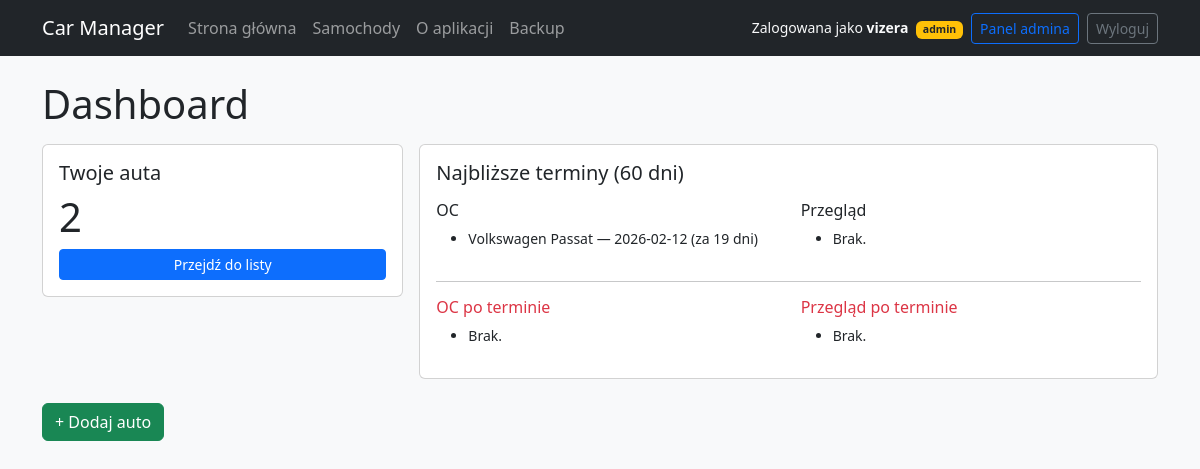
Screenshot of / (signed in) with the database file from the repository.
### car_manager/models.py (models this page shows, shortened)
class User(db.Model, UserMixin):
    id = db.Column(db.Integer, primary_key=True)
    username = db.Column(db.String(64), unique=True, nullable=False, index=True)
    email = db.Column(db.String(255), unique=True, index=True, nullable=True)
    password_hash = db.Column(db.String(255), nullable=False)
    is_admin = db.Column(db.Boolean, default=False, nullable=False)
    is_active = db.Column(db.Boolean, default=True, nullable=False)
    created_at = db.Column(db.DateTime, default=datetime.utcnow, nullable=False)
    cars = db.relationship("Car", secondary=car_owners, back_populates="owners")

class Car(db.Model):
    id = db.Column(db.Integer, primary_key=True)
    make = db.Column(db.String(80), nullable=False)
    model = db.Column(db.String(80), nullable=False)
    year = db.Column(db.Integer)
    vin = db.Column(db.String(32), unique=True)
    reg_number = db.Column(db.String(16), unique=True)
    first_registration = db.Column(db.Date)
    owners = db.relationship("User", secondary=car_owners, back_populates="cars")
    @property
    def last_insurance(self):
        return self.insurance_policies.order_by(
            desc(InsurancePolicy.valid_to), desc(InsurancePolicy.id)
        ).first()
    @property
    def last_inspection(self):
        return self.tech_inspections.order_by(
            desc(TechInspection.valid_to), desc(TechInspection.id)
        ).first()

class InsurancePolicy(db.Model):
    id = db.Column(db.Integer, primary_key=True)
    car_id = db.Column(db.Integer, db.ForeignKey("car.id"), nullable=False, index=True)
    valid_from = db.Column(db.Date, nullable=False)
    valid_to = db.Column(db.Date, nullable=False)
    insurer = db.Column(db.String(128))
    policy_no = db.Column(db.String(64))
    car = db.relationship(
        "Car",
        backref=db.backref("insurance_policies", lazy="dynamic", cascade="all, delete-orphan"),
    )

### car_manager/routes_core.py (the view)
    @app.get("/")
    def dashboard():
        cars = Car.query.order_by(Car.make, Car.model).all()
        upcoming_days = 60
        today = date.today()
        oc_upcoming, ti_upcoming = [], []
        oc_expired, ti_expired = [], []
        for c in cars:
            if c.last_insurance and c.last_insurance.valid_to:
                d = c.last_insurance.valid_to
                if d < today:
                    oc_expired.append((c, d))
                elif d <= today + timedelta(days=upcoming_days):
                    oc_upcoming.append((c, d))
            if c.last_inspection and c.last_inspection.valid_to:
                d = c.last_inspection.valid_to
                if d < today:
                    ti_expired.append((c, d))
                elif d <= today + timedelta(days=upcoming_days):
                    ti_upcoming.append((c, d))
        oc_upcoming.sort(key=lambda t: t[1])
        ti_upcoming.sort(key=lambda t: t[1])
        oc_expired.sort(key=lambda t: t[1])
        ti_expired.sort(key=lambda t: t[1])
        return render_template(
            "index.html",
            cars_count=len(cars),
            oc_upcoming=oc_upcoming,
            ti_upcoming=ti_upcoming,
            oc_expired=oc_expired,
            ti_expired=ti_expired,
            upcoming_days=upcoming_days
        )

### car_manager/helpers.py (called while the page is built)
def days_left_filter(d):
    if not d:
        return None
    return (d - date.today()).days

### car_manager/models.py (called while the page is built)
@login_manager.user_loader
def load_user(user_id: str):
    try:
        return User.query.get(int(user_id))
    except Exception:
        return None

### templates/index.html (shortened to what this page needs)
{% extends "base.html" %}
{% block content %}
<h1 class="mb-3">Dashboard</h1>
<div class="row g-3 mb-4">
  <div class="col-md-4">
    <div class="card p-3">
      <h5>Twoje auta</h5>
      <p class="display-6 mb-0">{{ cars_count }}</p>
      <a class="btn btn-sm btn-primary mt-2" href="{{ url_for('list_cars') }}">Przejdź do listy</a>
    </div>
  </div>
  <div class="col-md-8">
    <div class="card p-3">
      <h5>Najbliższe terminy ({{ upcoming_days }} dni)</h5>
      <div class="row">
        <div class="col-md-6">
          <h6 class="mt-2">OC</h6>
          <ul class="small">
            {% for c, d in oc_upcoming %}
              {% set dl = d|days_left %}
              <li>{{ c.make }} {{ c.model }} — {{ d }}{% if dl is not none %} (za {{ dl }} dni){% endif %}</li>
            {% else %}
              <li>Brak.</li>
            {% endfor %}
          </ul>
        </div>
        <div class="col-md-6">
          <h6 class="mt-2">Przegląd</h6>
          <ul class="small">
            {% for c, d in ti_upcoming %}
              {% set dl = d|days_left %}
              <li>{{ c.make }} {{ c.model }} — {{ d }}{% if dl is not none %} (za {{ dl }} dni){% endif %}</li>
            {% else %}
              <li>Brak.</li>
            {% endfor %}
          </ul>
        </div>
      </div>
      <hr>
      <div class="row">
        <div class="col-md-6">
          <h6 class="text-danger">OC po terminie</h6>
          <ul class="small">
            {% for c, d in oc_expired %}
              <li>{{ c.make }} {{ c.model }} — {{ d }}</li>
            {% else %}
              <li>Brak.</li>
            {% endfor %}
          </ul>
        </div>
        <div class="col-md-6">
          <h6 class="text-danger">Przegląd po terminie</h6>
          <ul class="small">
            {% for c, d in ti_expired %}
              <li>{{ c.make }} {{ c.model }} — {{ d }}</li>
            {% else %}
              <li>Brak.</li>
            {% endfor %}
          </ul>
        </div>
      </div>
    </div>
  </div>
</div>
<a class="btn btn-success" href="{{ url_for('car_new') }}">+ Dodaj auto</a>
{% endblock %}

### templates/base.html (shortened to what this page needs)
<!doctype html>
<html lang="pl">
<head>
  <link rel="stylesheet" href="https://cdn.jsdelivr.net/npm/bootstrap@5.3.3/dist/css/bootstrap.min.css">
</head>
<body class="bg-light">
  <nav class="navbar navbar-expand-lg navbar-dark bg-dark mb-4">
    <div class="container">
      <a class="navbar-brand" href="{{ url_for('dashboard') }}">Car Manager</a>
      <div class="collapse navbar-collapse" id="mainNav">
        <ul class="navbar-nav me-auto mb-2 mb-lg-0">
          <li class="nav-item">
            <a class="nav-link" href="{{ url_for('dashboard') }}">Strona główna</a>
          </li>
          <li class="nav-item">
            <a class="nav-link" href="{{ url_for('list_cars') }}">Samochody</a>
          </li>
          <li class="nav-item">
            <a class="nav-link" href="{{ url_for('about') }}">O aplikacji</a>
          </li>
          {% if current_user.is_authenticated and current_user.is_admin %}
          <li class="nav-item">
            <a class="nav-link" href="{{ url_for('backup_page') }}">Backup</a>
          </li>
          {% endif %}
        </ul>
        <div class="d-flex align-items-center gap-2">
          {% if current_user.is_authenticated %}
            <span class="text-light small">
              Zalogowana jako <b>{{ current_user.username }}</b>
              {% if current_user.is_admin %}
                <span class="badge bg-warning text-dark ms-1">admin</span>
              {% endif %}
            </span>
            {% if current_user.is_admin %}
              <a class="btn btn-sm btn-outline-primary" href="{{ url_for('admin_users') }}">
                Panel admina
              </a>
            {% endif %}
            <a class="btn btn-sm btn-outline-secondary" href="{{ url_for('logout') }}">
              Wyloguj
            </a>
          {% else %}
            <a class="btn btn-sm btn-primary" href="{{ url_for('login') }}">
              Zaloguj
            </a>
          {% endif %}
        </div>
      </div>
    </div>
  </nav>
  <main class="container">
    {% block content %}{% endblock %}
  </main>
</body>
</html>

### rows the page displays
User: username "vizera"
Car: make "Volkswagen", model "Passat", valid_to "2026-02-12", dl "19"

### other values shown
{{ cars_count }} "2"
{{ upcoming_days }} "60"
